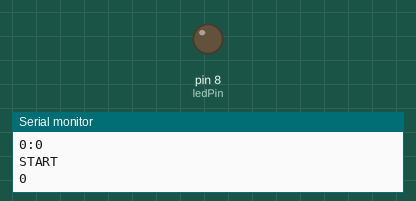
Recording of a sketch running on a simulated Arduino Uno, built with avr-gcc and run on an emulated ATmega328P. On the bench: output pins drawn as LEDs (lit = HIGH), the last lines printed to the serial monitor. The local clock reads 2024-03-15 10:24:30 at power-on unless the sketch sets it.

Above: at 0.5 s.
At 63.5 s:
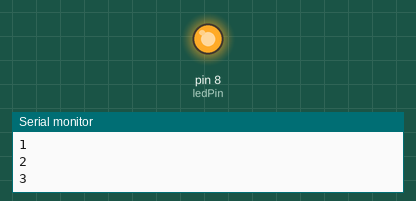
Timing chart, 0 to 78.1 s (numbered marks = the images above):
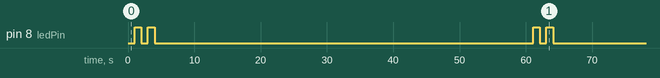

The sketch:

microlab_week6_ex2.ino
```cpp
#include <ThreeWire.h>
#include <RtcDS1302.h>
#define ledPin 8
ThreeWire myWire(4,5,2); // IO, SCLK, CE
RtcDS1302<ThreeWire> Rtc(myWire);

void printDateTime(const RtcDateTime& dt){

 Serial.print(dt.Minute(), DEC);
 Serial.print(':');
 Serial.print(dt.Second(), DEC);
 Serial.println();

}

void setup() {
 pinMode(ledPin, OUTPUT);
 Serial.begin(9600);
 Rtc.Begin();
 RtcDateTime setting_time(0,0,0,0,0,0);
 // year, month, dayOfMonth, hour, minute, second
 printDateTime(setting_time);
 //Try to comment This line
 Rtc.SetDateTime(setting_time);
 Serial.println("START");

}

void loop() {
  RtcDateTime now = Rtc.GetDateTime();
  int sec = now.Second();
  int i = sec;

  //Serial.println(sec);
  if(i < 6){
    Serial.println(sec);
    digitalWrite(ledPin, HIGH);
  }
  if(i%2==0){
     digitalWrite(ledPin, LOW);
  }
  i++ ;
  if(i == 6){
    Serial.println("STOP");
  }
  if(i >= 6){
    digitalWrite(ledPin, LOW);
  }
  //printDateTime(now);
  delay(1000);
}
```

Measured:
- by itself, pin 8 (ledPin): repeats every 60.1 s: LOW 1.0 s, HIGH 1.0 s, LOW 57.1 s, HIGH 1.0 s
- by itself, everything shown: repeats every 60.1 s, in 4 steps
